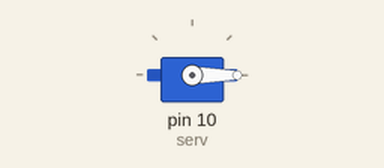
This sketch was run on a simulated Arduino Uno, built with avr-gcc and run on an emulated ATmega328P. Shown: servo. What the sketch prints to the serial monitor is not drawn.

Above: at 0.05 s.
At 3.0 s:
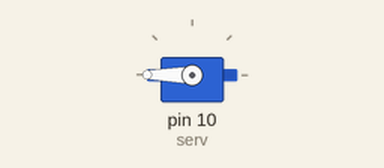
Timing chart, 0 to 6.9 s (numbered marks = the images above):
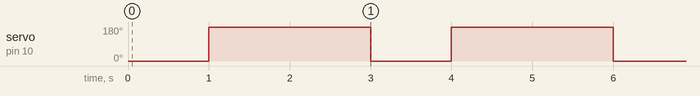

The sketch:

ServoTest.ino
```cpp
#include <Servo.h>

Servo serv;

void setup() {
  // put your setup code here, to run once:
  serv.attach(10);
  Serial.begin(9600);
}

void loop() {
  // put your main code here, to run repeatedly:
  serv.write(0);
  Serial.println("at 0");
  delay(1000);
  serv.write(180);
  delay(2000);
}
```

Measured:
- by itself, servo on pin 10 (serv): alternates 180° for 2.0 s and 0° for 1.0 s
